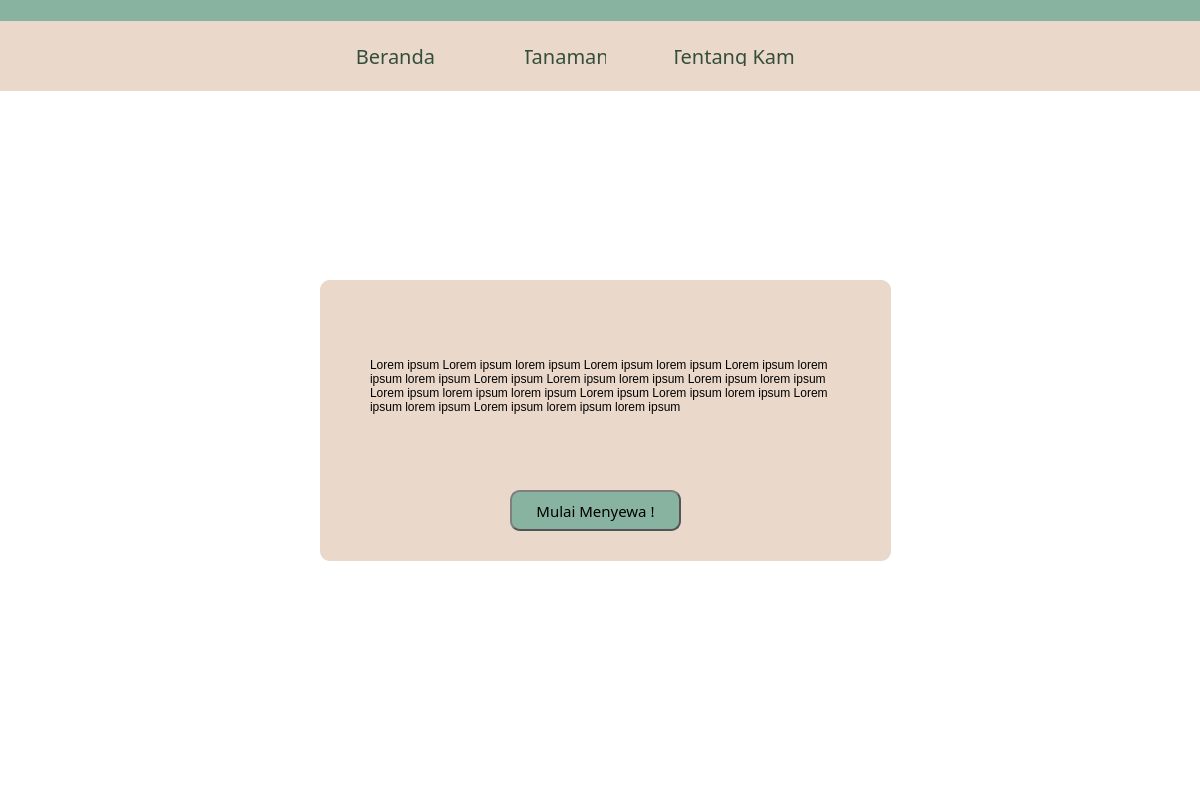
<?xml version="1.0" encoding="UTF-8"?>
<ui version="4.0">
 <class>Dialog</class>
 <widget class="QDialog" name="Dialog">
  <property name="geometry">
   <rect>
    <x>0</x>
    <y>0</y>
    <width>1200</width>
    <height>800</height>
   </rect>
  </property>
  <property name="minimumSize">
   <size>
    <width>1200</width>
    <height>800</height>
   </size>
  </property>
  <property name="maximumSize">
   <size>
    <width>1200</width>
    <height>800</height>
   </size>
  </property>
  <property name="windowTitle">
   <string>Dialog</string>
  </property>
  <widget class="QWidget" name="bgwidget" native="true">
   <property name="enabled">
    <bool>true</bool>
   </property>
   <property name="geometry">
    <rect>
     <x>0</x>
     <y>0</y>
     <width>1200</width>
     <height>800</height>
    </rect>
   </property>
   <property name="minimumSize">
    <size>
     <width>1200</width>
     <height>800</height>
    </size>
   </property>
   <property name="maximumSize">
    <size>
     <width>1200</width>
     <height>800</height>
    </size>
   </property>
   <property name="autoFillBackground">
    <bool>false</bool>
   </property>
   <property name="styleSheet">
    <string notr="true">QWidget#bgwidget{
background-color: white;}</string>
   </property>
   <widget class="QFrame" name="loginframe">
    <property name="geometry">
     <rect>
      <x>320</x>
      <y>280</y>
      <width>571</width>
      <height>281</height>
     </rect>
    </property>
    <property name="styleSheet">
     <string notr="true">QFrame#loginframe{
	background-color: rgb(234, 216, 202);
    border: 0px solid #555;
    border-radius: 10px;
    border-style: outset;
    padding: 5px;
}</string>
    </property>
    <property name="frameShape">
     <enum>QFrame::StyledPanel</enum>
    </property>
    <property name="frameShadow">
     <enum>QFrame::Raised</enum>
    </property>
    <widget class="QPushButton" name="QPushButton_3">
     <property name="geometry">
      <rect>
       <x>190</x>
       <y>210</y>
       <width>171</width>
       <height>41</height>
      </rect>
     </property>
     <property name="font">
      <font>
       <family>Sansita</family>
       <pointsize>11</pointsize>
      </font>
     </property>
     <property name="styleSheet">
      <string notr="true">QPushButton {
    border: 2px solid #555;
    border-radius: 10px;
    border-style: outset;
    padding: 5px;
	color : black;
    background-color : rgb(136, 179, 160);
    }

QPushButton:hover {
	color : white;
    background-color : rgb(85, 170, 127)
    }

QPushButton:pressed {
    border-style: inset;
    background: qradialgradient(
        cx: 0.4, cy: -0.1, fx: 0.4, fy: -0.1,
        radius: 1.35, stop: 0 #fff, stop: 1 #ddd
        );
    }</string>
     </property>
     <property name="text">
      <string>Mulai Menyewa !</string>
     </property>
     <property name="checkable">
      <bool>false</bool>
     </property>
    </widget>
    <widget class="QLabel" name="label_35">
     <property name="geometry">
      <rect>
       <x>50</x>
       <y>20</y>
       <width>481</width>
       <height>171</height>
      </rect>
     </property>
     <property name="styleSheet">
      <string notr="true">font: 16pt &quot;Sansita&quot;;</string>
     </property>
     <property name="text">
      <string>Lorem ipsum Lorem ipsum lorem ipsum Lorem ipsum lorem ipsum Lorem ipsum lorem ipsum lorem ipsum Lorem ipsum Lorem ipsum lorem ipsum Lorem ipsum lorem ipsum Lorem ipsum lorem ipsum lorem ipsum Lorem ipsum Lorem ipsum lorem ipsum Lorem ipsum lorem ipsum Lorem ipsum lorem ipsum lorem ipsum</string>
     </property>
     <property name="scaledContents">
      <bool>false</bool>
     </property>
     <property name="wordWrap">
      <bool>true</bool>
     </property>
    </widget>
   </widget>
   <widget class="QFrame" name="navbar">
    <property name="geometry">
     <rect>
      <x>0</x>
      <y>0</y>
      <width>1211</width>
      <height>91</height>
     </rect>
    </property>
    <property name="styleSheet">
     <string notr="true">QFrame#navbar{
	background-color: rgb(234, 216, 202);
   
    border-style: outset;
    padding: 5px;
}</string>
    </property>
    <property name="frameShape">
     <enum>QFrame::StyledPanel</enum>
    </property>
    <property name="frameShadow">
     <enum>QFrame::Raised</enum>
    </property>
    <widget class="QFrame" name="frame_2">
     <property name="geometry">
      <rect>
       <x>-10</x>
       <y>-30</y>
       <width>1211</width>
       <height>51</height>
      </rect>
     </property>
     <property name="styleSheet">
      <string notr="true">QFrame#frame_2{
	background-color: rgb(136, 179, 160);
   
    border-style: outset;
    padding: 5px;
}</string>
     </property>
     <property name="frameShape">
      <enum>QFrame::StyledPanel</enum>
     </property>
     <property name="frameShadow">
      <enum>QFrame::Raised</enum>
     </property>
    </widget>
    <widget class="QLabel" name="Logo">
     <property name="geometry">
      <rect>
       <x>0</x>
       <y>0</y>
       <width>281</width>
       <height>121</height>
      </rect>
     </property>
     <property name="styleSheet">
      <string notr="true">font: 87 26pt &quot;Sansita&quot;;
color : rgb(0, 0, 0) </string>
     </property>
     <property name="text">
      <string/>
     </property>
     <property name="pixmap">
      <pixmap>../../../../../../../../Downloads/1E284E92-8854-46D1-BC93-31B6BD0FC54D-removebg-preview 1.png</pixmap>
     </property>
     <property name="scaledContents">
      <bool>true</bool>
     </property>
     <property name="alignment">
      <set>Qt::AlignCenter</set>
     </property>
    </widget>
    <widget class="QPushButton" name="berandaButton">
     <property name="geometry">
      <rect>
       <x>350</x>
       <y>40</y>
       <width>91</width>
       <height>31</height>
      </rect>
     </property>
     <property name="font">
      <font>
       <family>Sansita</family>
       <pointsize>15</pointsize>
      </font>
     </property>
     <property name="styleSheet">
      <string notr="true">QPushButton {
    border: 0px solid #555;
    border-radius: 15px;
    border-style: outset;
    padding: 5px;
	color : rgb(53, 78, 59);
    background-color :  rgb(234, 216, 202);
    }

QPushButton:hover {
	color : white;
    }</string>
     </property>
     <property name="text">
      <string>Beranda</string>
     </property>
     <property name="checkable">
      <bool>false</bool>
     </property>
    </widget>
    <widget class="QPushButton" name="tanamanButton">
     <property name="geometry">
      <rect>
       <x>520</x>
       <y>40</y>
       <width>91</width>
       <height>31</height>
      </rect>
     </property>
     <property name="font">
      <font>
       <family>Sansita</family>
       <pointsize>15</pointsize>
      </font>
     </property>
     <property name="styleSheet">
      <string notr="true">QPushButton {
    border: 0px solid #555;
    border-radius: 15px;
    border-style: outset;
    padding: 5px;
	color :  rgb(53, 78, 59);
    background-color :  rgb(234, 216, 202);
    }

QPushButton:hover {
	color : white;
    }</string>
     </property>
     <property name="text">
      <string>Tanaman</string>
     </property>
     <property name="checkable">
      <bool>false</bool>
     </property>
    </widget>
    <widget class="QPushButton" name="aboutButton">
     <property name="geometry">
      <rect>
       <x>670</x>
       <y>40</y>
       <width>131</width>
       <height>31</height>
      </rect>
     </property>
     <property name="font">
      <font>
       <family>Sansita</family>
       <pointsize>15</pointsize>
      </font>
     </property>
     <property name="styleSheet">
      <string notr="true">QPushButton {
    border: 0px solid #555;
    border-radius: 15px;
    border-style: outset;
    padding: 5px;
	color : rgb(53, 78, 59);
    background-color :  rgb(234, 216, 202);
    }

QPushButton:hover {
	color : white;
    }</string>
     </property>
     <property name="text">
      <string>Tentang Kami</string>
     </property>
     <property name="checkable">
      <bool>false</bool>
     </property>
    </widget>
    <widget class="QLabel" name="search">
     <property name="geometry">
      <rect>
       <x>930</x>
       <y>40</y>
       <width>31</width>
       <height>31</height>
      </rect>
     </property>
     <property name="text">
      <string/>
     </property>
     <property name="pixmap">
      <pixmap>../../img/Search.png</pixmap>
     </property>
     <property name="scaledContents">
      <bool>true</bool>
     </property>
    </widget>
    <widget class="QLabel" name="account">
     <property name="geometry">
      <rect>
       <x>980</x>
       <y>35</y>
       <width>31</width>
       <height>41</height>
      </rect>
     </property>
     <property name="text">
      <string/>
     </property>
     <property name="pixmap">
      <pixmap>../../img/User.png</pixmap>
     </property>
     <property name="scaledContents">
      <bool>true</bool>
     </property>
    </widget>
    <widget class="QLabel" name="notification">
     <property name="geometry">
      <rect>
       <x>1030</x>
       <y>40</y>
       <width>31</width>
       <height>31</height>
      </rect>
     </property>
     <property name="text">
      <string/>
     </property>
     <property name="pixmap">
      <pixmap>../../img/Doorbell.png</pixmap>
     </property>
     <property name="scaledContents">
      <bool>true</bool>
     </property>
    </widget>
    <widget class="QLabel" name="keranjang">
     <property name="geometry">
      <rect>
       <x>1080</x>
       <y>30</y>
       <width>31</width>
       <height>51</height>
      </rect>
     </property>
     <property name="text">
      <string/>
     </property>
     <property name="pixmap">
      <pixmap>../../img/Shopping Cart.png</pixmap>
     </property>
     <property name="scaledContents">
      <bool>true</bool>
     </property>
    </widget>
    <widget class="QPushButton" name="pushButton">
     <property name="geometry">
      <rect>
       <x>860</x>
       <y>30</y>
       <width>31</width>
       <height>41</height>
      </rect>
     </property>
     <property name="styleSheet">
      <string notr="true">QPushButton {
    border: 0px solid #555;
    border-radius: 15px;
    border-style: outset;
    padding: 5px;
	color : rgb(53, 78, 59);
    background-color :  rgb(234, 216, 202);
    }

QPushButton:hover {
	border-image: url(../../img/mumei.png);
	color : white;
    }</string>
     </property>
     <property name="text">
      <string/>
     </property>
     <property name="iconSize">
      <size>
       <width>31</width>
       <height>41</height>
      </size>
     </property>
     <property name="default">
      <bool>true</bool>
     </property>
    </widget>
   </widget>
   <widget class="QLabel" name="label">
    <property name="geometry">
     <rect>
      <x>0</x>
      <y>90</y>
      <width>1201</width>
      <height>711</height>
     </rect>
    </property>
    <property name="text">
     <string/>
    </property>
    <property name="pixmap">
     <pixmap>../../img/image 2.png</pixmap>
    </property>
    <property name="scaledContents">
     <bool>true</bool>
    </property>
   </widget>
   <zorder>label</zorder>
   <zorder>loginframe</zorder>
   <zorder>navbar</zorder>
  </widget>
 </widget>
 <resources/>
 <connections/>
</ui>
